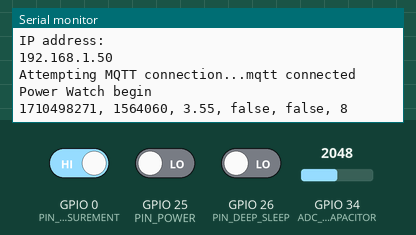
Recording of a sketch running on a simulated ESP32. Shown: the last lines printed to the serial monitor. The inputs (shaded band) are chosen by the test bench; at power-on: GPIO 25 (PIN_POWER) LOW, GPIO 26 (PIN_DEEP_SLEEP) LOW, GPIO 0 (PIN_NEW_MEASUREMENT) HIGH, GPIO 34 (ADC_PIN_CAPACITOR) = 2048. WiFi joins after 1.5 s; servers stay silent unless stated; the local clock reads 2024-03-15 10:24:30 at power-on unless the sketch sets it; no MQTT or app messages arrive unless stated.

Above: at 2.7 s.
2.8 s: GPIO 25 (PIN_POWER) driven HIGH
At 3.6 s:
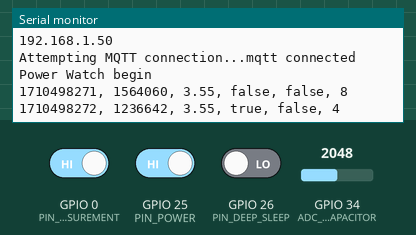
4.3 s: GPIO 26 (PIN_DEEP_SLEEP) driven HIGH
At 4.7 s:
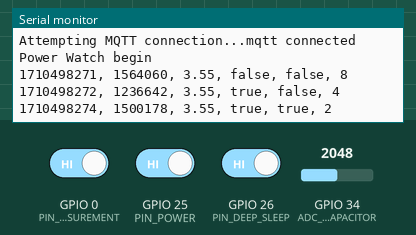
5.8 s: GPIO 25 (PIN_POWER) driven LOW
At 7.0 s:
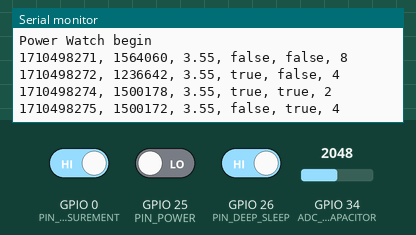
7.3 s: GPIO 0 (PIN_NEW_MEASUREMENT) driven LOW
At 8.2 s:
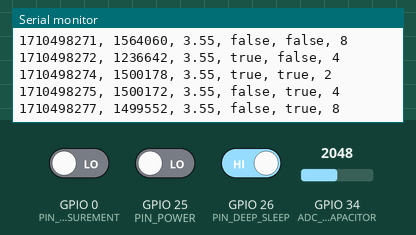

The sketch:

SystemMonitor.ino
```cpp
#include <Arduino.h>
#include "WiFi_Manager.hpp"
#include "MQTT_Manager.hpp"
#include <sys/time.h>

#define uS_TO_S_FACTOR 1000000 /* Conversion factor for micro seconds to seconds */
#define TIME_TO_EXECUTE 300    /* Time between measurements (in seconds) 5 min */

const char *ntpServer = "pool.ntp.org";
const long gmtOffset_sec = 0;
const int daylightOffset_sec = 3600;

#define PIN_POWER 25
#define PIN_DEEP_SLEEP 26
#define PIN_NEW_MEASUREMENT 0
#define ADC_PIN_CAPACITOR 34

hw_timer_t *timer = NULL;
portMUX_TYPE timerMux = portMUX_INITIALIZER_UNLOCKED;

volatile bool do_meassurement = false;
volatile int meassurement_cause = 0b00000000; //  x x x x trigger_init trigger_power trigger_deepSleep timer
uint64_t lastMess = 0;

struct meassurement_values_str
{
  double voltages[1];
  bool powers[2];
} meassurement_values;

void IRAM_ATTR
onTimer()
{
  portENTER_CRITICAL_ISR(&timerMux);
  do_meassurement = true;
  meassurement_cause = meassurement_cause | 0b00000001; //Timer
  portEXIT_CRITICAL_ISR(&timerMux);
}

void IRAM_ATTR handleInterruptDeepSleep()
{
  portENTER_CRITICAL_ISR(&timerMux);
  do_meassurement = true;
  meassurement_cause = meassurement_cause | 0b00000010; //trigger_deepSleep
  portEXIT_CRITICAL_ISR(&timerMux);
}

void IRAM_ATTR handleInterruptPower()
{
  portENTER_CRITICAL_ISR(&timerMux);
  do_meassurement = true;
  meassurement_cause = meassurement_cause | 0b00000100; //trigger_power
  portEXIT_CRITICAL_ISR(&timerMux);
}

void setup()
{
  Serial.begin(115200);

  setup_wifi();
  configTime(gmtOffset_sec, daylightOffset_sec, ntpServer);
  mqtt_init();

  Serial.println("Power Watch begin\n");

  pinMode(PIN_DEEP_SLEEP, INPUT_PULLDOWN);
  pinMode(PIN_POWER, INPUT_PULLDOWN);


  meassurement_cause = 0b00001000; //trigger_init
  meassurement();

  timer = timerBegin(0, 80, true);
  timerAttachInterrupt(timer, &onTimer, true);
  timerAlarmWrite(timer, uS_TO_S_FACTOR * TIME_TO_EXECUTE, true);
  timerAlarmEnable(timer);

  attachInterrupt(digitalPinToInterrupt(PIN_DEEP_SLEEP), handleInterruptDeepSleep, CHANGE);
  attachInterrupt(digitalPinToInterrupt(PIN_POWER), handleInterruptPower, CHANGE);
}

void loop()
{

  if (!digitalRead(PIN_NEW_MEASUREMENT))
  {
    createNewMeassurement();
    while (!digitalRead(PIN_NEW_MEASUREMENT))
      ;
  }

  if (do_meassurement)
  {
    meassurement();
  }
  mqtt_loop();
}

void createNewMeassurement()
{
  char txtMess[150];
  sprintf(txtMess, "timestamp, time_delta (us), adc_capacitor (V), power, deep_sleep, mess_cause");

  mqtt_send(txtMess);
  meassurement_cause = 0b00001000; //trigger_init
  meassurement();
}

void meassurement()
{
  uint64_t deltaUs = micros() - lastMess;
  lastMess = micros();
  meassurement_values.voltages[0] = readVoltage(ADC_PIN_CAPACITOR);
  meassurement_values.powers[0] = digitalRead(PIN_POWER);
  meassurement_values.powers[1] = digitalRead(PIN_DEEP_SLEEP);

  char txtMess[100];
  portENTER_CRITICAL_ISR(&timerMux);
  sprintf(txtMess, "%lld, %lld, %.02f, %s, %s, %d",
          getUnixtime(), deltaUs, meassurement_values.voltages[0],
          meassurement_values.powers[0] ? "true" : "false",
          meassurement_values.powers[1] ? "true" : "false",
          meassurement_cause);
  do_meassurement = false;
  meassurement_cause = 0b00000000;
  portEXIT_CRITICAL_ISR(&timerMux);

  Serial.println(txtMess);
  mqtt_send(txtMess);
}

/* ADC readings v voltage
 *  y = -0.000000000009824x3 + 0.000000016557283x2 + 0.000854596860691x + 0.065440348345433
 // Polynomial curve match, based on raw data thus:
 *   464     0.5
 *  1088     1.0
 *  1707     1.5
 *  2331     2.0
 *  2951     2.5
 *  3775     3.0
 *
 */

double readVoltage(byte pin)
{
  double reading = analogRead(pin); // Reference voltage is 3v3 so maximum reading is 3v3 = 4095 in range 0 to 4095
  for (int i = 0; i < 5; i++)       //Mittelung mit minimiren von ausreißern (insg. 6 Werte)
    reading = (reading + analogRead(pin)) / 2;

  if (reading < 1 || reading > 4095)
    return 0;
  // return -0.000000000009824 * pow(reading,3) + 0.000000016557283 * pow(reading,2) + 0.000854596860691 * reading + 0.065440348345433;
  double value = -0.000000000000016 * pow(reading, 4) + 0.000000000118171 * pow(reading, 3) - 0.000000301211691 * pow(reading, 2) + 0.001109019271794 * reading + 0.034143524634089;
  return value * 2;
}

int64_t getUnixtime()
{
  struct timeval tv_now;
  gettimeofday(&tv_now, NULL);
  return (tv_now.tv_sec);
}

int setUnixtime(int32_t unixtime)
{
  timeval epoch = {unixtime, 0};
  return settimeofday((const timeval *)&epoch, 0);
}
```

MQTT_Manager.hpp
```cpp
#ifndef MQTT_MANAGER
#define MQTT_MANAGER

#include <PubSubClient.h>
#include "WiFi_Manager.hpp"

// Add your MQTT Broker IP address, example:
const char *mqtt_server = "broker.fkainka.de";
PubSubClient client(espClient);

const char *messTopic = "NodeESP/LoRaMess/values";

void callback(char *topic, byte *message, unsigned int length)
{
    Serial.print("Message arrived on topic: ");
    Serial.print(topic);
    Serial.print(". Message: ");
    String messageTemp;

    for (int i = 0; i < length; i++)
    {
        Serial.print((char)message[i]);
        messageTemp += (char)message[i];
    }
    Serial.println();
}

void reconnect()
{
    // Loop until we're reconnected
    while (!client.connected())
    {
        Serial.print("Attempting MQTT connection...");
        // Attempt to connect
        if (client.connect("ESP32Mess"))
        {
            Serial.println("mqtt connected");
            // Subscribe
            // client.subscribe("esp32/output");
        }
        else
        {
            Serial.print("failed, rc=");
            Serial.print(client.state());
            Serial.println(" try again in 1 seconds");
            // Wait 5 seconds before retrying
            delay(1000);
        }
    }
}

void mqtt_loop()
{
    if (!client.connected())
    {
        reconnect();
    }
    client.loop();
}

void mqtt_init()
{
    client.setServer(mqtt_server, 1883);
    client.setCallback(callback);
    mqtt_loop();
}

void mqtt_send(char *topic, char *msg, bool retain)
{
    client.publish(topic, msg);
}

void mqtt_send(char *msg )
{
    client.publish(messTopic, msg, true);
}
#endif
```

WiFi_Manager.hpp
```cpp
#ifndef WIFI_MANAGER
#define WIFI_MANAGER

#include <WiFi.h>
// Replace the next variables with your SSID/Password combination
const char *ssid = "FRITZ!Box Fon WLAN 7320";
const char *password = "1019470067459406";

WiFiClient espClient;

void setup_wifi() {
  delay(10);
  // We start by connecting to a WiFi network
  Serial.println();
  Serial.print("Connecting to ");
  Serial.println(ssid);

  WiFi.begin(ssid, password);

  int tries = 10;

  while ((WiFi.status() != WL_CONNECTED)&& tries) {
    delay(500);
    Serial.print(".");
    tries --;
  }

  if (!tries) esp_restart();

  Serial.println("");
  Serial.println("WiFi connected");
  Serial.println("IP address: ");
  Serial.println(WiFi.localIP());
}


#endif
```

msg_structs.c
```cpp
#ifndef CONFIG_CPP
#define CONFIG_CPP

#include <Arduino.h>

#define CMD_MSG_LEN 10

#define CMD_SEND_VOLTAGE 0x01
#define CMD_SET_CONFIG 0x02
#define CMD_GET_CONFIG 0x03

/*
Additional possible commands:
- Turn off Main Board
- Turn off Main Board with  longer sleep (hybernate)
- Temp Hyst. Test


Modes:
- while sleep sleep
- periodic
- Chose Frequency etc


0bxxxxxxx1 = High Low Hyst
0bxxxxxx1x = Every weakup:  meassuren + send status / mode


*/


//MSG max len: 12, MSG end: 0xFF
/*
typedef struct{
uint8_t cmd;
uint8_t values[11];
}str_msg;
*/
/************************************************************************/
/* cmd, hyst_low, hyst_high, sleep_time,
/*
/* Rearanged Structure due to padding erros   ?                       */
/************************************************************************/

typedef struct  __attribute__((packed)){
	uint8_t cmd;
	uint8_t mode;
	uint16_t hyst_on;
	uint16_t hyst_off;
	uint16_t deep_sleep_duration;  //in seconds
}str_config;

typedef struct __attribute__((packed)){
	uint8_t cmd;
	uint16_t voltage;
	char str[7];
}  str_voltage;

typedef struct  __attribute__((packed)){
	uint8_t cmd;
	uint16_t voltage;
	uint8_t mode;
	char str[6];
}str_status;
#endif
```

Measured:
- after the input at 2.8 s, the serial monitor: prints a new line at once (image 1)
- after the input at 4.3 s, the serial monitor: prints a new line at once (image 2)
- after the input at 5.8 s, the serial monitor: prints a new line at once (image 3)
- after the input at 7.3 s, the serial monitor: prints a new line at once (image 4)
